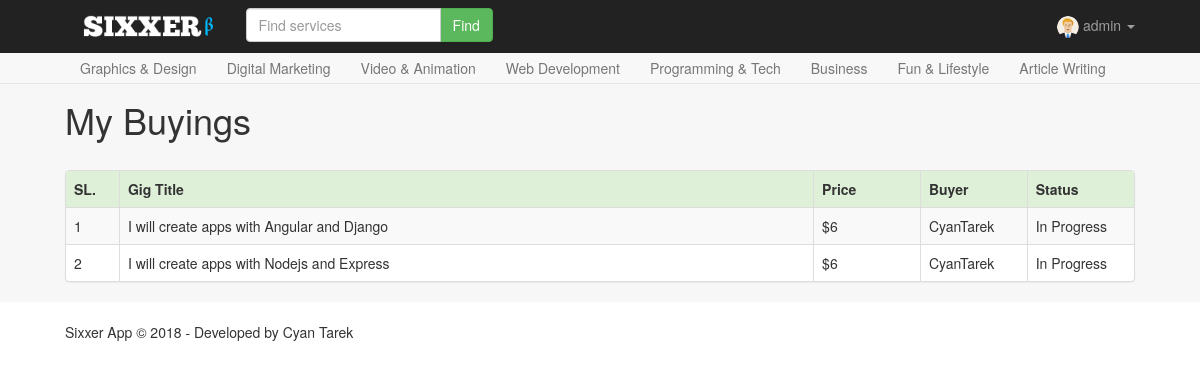
Page /buyings/ (signed in) on the committed database.
### sixxerapp/models.py (models this page shows, shortened)
class Purchase(models.Model):
	gig = models.ForeignKey(Gig, on_delete=models.CASCADE)
	buyer = models.ForeignKey(User, on_delete=models.CASCADE)
	time = models.DateTimeField(auto_now_add=True)
	status = models.CharField(choices=PURCHASE_CHOICES, max_length=1, default=1)

class Gig(models.Model):
	CATEGORY_CHOICES = (
		("GD", "Graphics & Design"),
		("DM", "Digital Marketing"),
		("WD", "Web Development"),
		("PT", "Programming & Tech"),
		("VA", "Video & Animation"),
	)
	user = models.ForeignKey(User, on_delete=models.CASCADE)
	title = models.CharField(max_length=500)
	category = models.CharField(max_length=2, choices=CATEGORY_CHOICES)
	description = models.CharField(max_length=1000)
	price = models.IntegerField(default=6)
	photo = models.FileField(upload_to="gigs")
	status = models.BooleanField(default=True)
	created_at = models.DateTimeField(auto_now_add=True)
	rating = models.IntegerField(default=0)
	slug = models.SlugField(unique=True)

### sixxerapp/views.py (the view)
# urls.py: path("buyings/", views.my_buyings, name="my-buyings"),
@login_required(login_url="/")
def my_buyings(request):
	purchases = Purchase.objects.filter(buyer=request.user)
	return render(request, "gigs/my_buyings.html", {"purchases": purchases})

### sixxerapp/templates/gigs/my_buyings.html (shortened to what this page needs)
{% extends 'modules/base.html' %}
{% load static %}
{% block page %}
    <h1 style="margin-bottom: 30px">My Buyings</h1>
    <div class="panel panel-default">
        <table class="table table-bordered table-striped">
            <thead class="bg-success">
                <tr>
                    <th width="5%">SL.</th>
                    <th>Gig Title</th>
                    <th width="10%">Price</th>
                    <th width="10%">Buyer</th>
                    <th width="10%">Status</th>
                </tr>
            </thead>
            <tbody>
                {% for purchase in purchases %}
                    <tr>
                        <td>{{ forloop.counter }}</td>
                        <td><a href="{% url 'sixxer:gig-detail' purchase.gig.slug %}">{{ purchase.gig.title }}</a></td>
                        <td>${{ purchase.gig.price }}</td>
                        <td><a href="{% url 'sixxer:my-profile' purchase.gig.user.username %}">{{ purchase.gig.user.username }}</a></td>
                        <td>{{ purchase.get_status_display }}</td>
                    </tr>
                {% endfor %}
            </tbody>
        </table>
    </div>
{% endblock %}

### sixxerapp/templates/modules/base.html (shortened to what this page needs)
<!DOCTYPE html>
{% load static %}
<html lang="en">
    <head>
        <link rel="stylesheet" href="{% static 'css/bootstrap3.3.4.min.css' %}">
        <link rel="stylesheet" href="{% static 'css/custom.css' %}">
        <link rel="stylesheet" href="{% static 'css/font-awesome.min.css' %}">
    </head>
    <body>
        <nav class="navbar navbar-default navbar-fixed-top">
            <div class="navbar-inverse">
                <div class="container">
                    <div class="navbar-header">
                        <a class="navbar-brand" href="/"><img src="{% static 'img/sixxerr_logo.png' %}" alt="" height="25"></a>
                    </div>
                    <form action="." class="navbar-form navbar-left" method="get">
                        <div class="form-group">
                            <div class="input-group">
                                <input type="text" class="form-control" placeholder="Find services" name="s">
                                <span class="input-group-btn">
                                <button class="btn btn-success">Find</button>
                            </span>
                            </div>
                        </div>
                    </form>
                    <ul class="nav navbar-nav navbar-right">
                        {% if user and not user.is_anonymous %}
                            <li class="dropdown">
                                <a href="#" class="dropdown-toggle" data-toggle="dropdown" role="button"
                                   aria-haspopup="true"
                                   aria-expanded="false">
                                    <img src="{% if user.profile %} {{ user.profile.avatar }} {% else %} {% static 'img/avatar.png' %} {% endif %}"
                                         alt="" class="img-circle" height="22" width="22">
                                    {{ user.get_full_name|default:user.username }} <span class="caret"></span>
                                </a>
                            </li>
                        {% endif %}
                    </ul>
                </div>
            </div>
            <div id="category">
                <div class="container">
                    <ul class="nav navbar-nav">
                        <li><a href="/?c=graphics-design">Graphics & Design</a></li>
                        <li><a href="/?c=digital-marketing">Digital Marketing</a></li>
                        <li><a href="/?c=video-animation">Video & Animation</a></li>
                        <li><a href="/?c=web-development">Web Development</a></li>
                        <li><a href="/?c=programming-tech">Programming & Tech</a></li>
                        <li><a href="#">Business</a></li>
                        <li><a href="#">Fun & Lifestyle</a></li>
                        <li><a href="#">Article Writing</a></li>
                    </ul>
                </div>
            </div>
        </nav>
        <div id="body">
            <div class="container" style="height: auto;">
                {% block page %}
                {% endblock %}
            </div>
        </div>
        <footer id="footer">
            <div class="container">
                <span>Sixxer App &copy; 2018 - Developed by <a href="http://www.facebook.com/tarekbinhedayat">Cyan Tarek</a></span>
            </div>
        </footer>
    </body>
</html>

### sixxerapp/static/css/custom.css (style rules this page uses)
.container { width: 1100px; }
body { padding-top: 80px; }
a { color: #323232; }
#category a { padding: 5px 15px; }
#body { background-color: #f7f7f7; }
#footer { padding: 20px 0; }

### rows in the picture
Purchase: gig "I will create apps with Angular and Django", gig.price "6", gig.user.username "CyanTarek", status "In Progress"
Purchase: gig "I will create apps with Nodejs and Express", gig.price "6", gig.user.username "CyanTarek", status "In Progress"

### other values in the picture
{{ user.get_full_name|default:user.username }} "admin"
